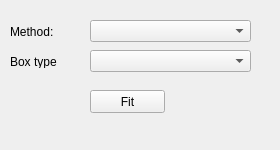
<?xml version="1.0" encoding="UTF-8"?>
<ui version="4.0">
 <class>Form</class>
 <widget class="QWidget" name="Form">
  <property name="geometry">
   <rect>
    <x>0</x>
    <y>0</y>
    <width>280</width>
    <height>150</height>
   </rect>
  </property>
  <property name="windowTitle">
   <string>Create Node</string>
  </property>
  <widget class="QLabel" name="labelMethod">
   <property name="geometry">
    <rect>
     <x>10</x>
     <y>25</y>
     <width>46</width>
     <height>13</height>
    </rect>
   </property>
   <property name="text">
    <string>Method:</string>
   </property>
  </widget>
  <widget class="QLabel" name="labelBoxType">
   <property name="geometry">
    <rect>
     <x>10</x>
     <y>55</y>
     <width>47</width>
     <height>13</height>
    </rect>
   </property>
   <property name="text">
    <string>Box type:</string>
   </property>
  </widget>
  <widget class="QComboBox" name="dropMethod">
   <property name="geometry">
    <rect>
     <x>90</x>
     <y>20</y>
     <width>161</width>
     <height>22</height>
    </rect>
   </property>
  </widget>
  <widget class="QPushButton" name="buttonFit">
   <property name="geometry">
    <rect>
     <x>90</x>
     <y>90</y>
     <width>75</width>
     <height>23</height>
    </rect>
   </property>
   <property name="text">
    <string>Fit</string>
   </property>
  </widget>
  <widget class="QComboBox" name="dropBoxType">
   <property name="geometry">
    <rect>
     <x>90</x>
     <y>50</y>
     <width>161</width>
     <height>22</height>
    </rect>
   </property>
  </widget>
 </widget>
 <resources/>
 <connections/>
</ui>
